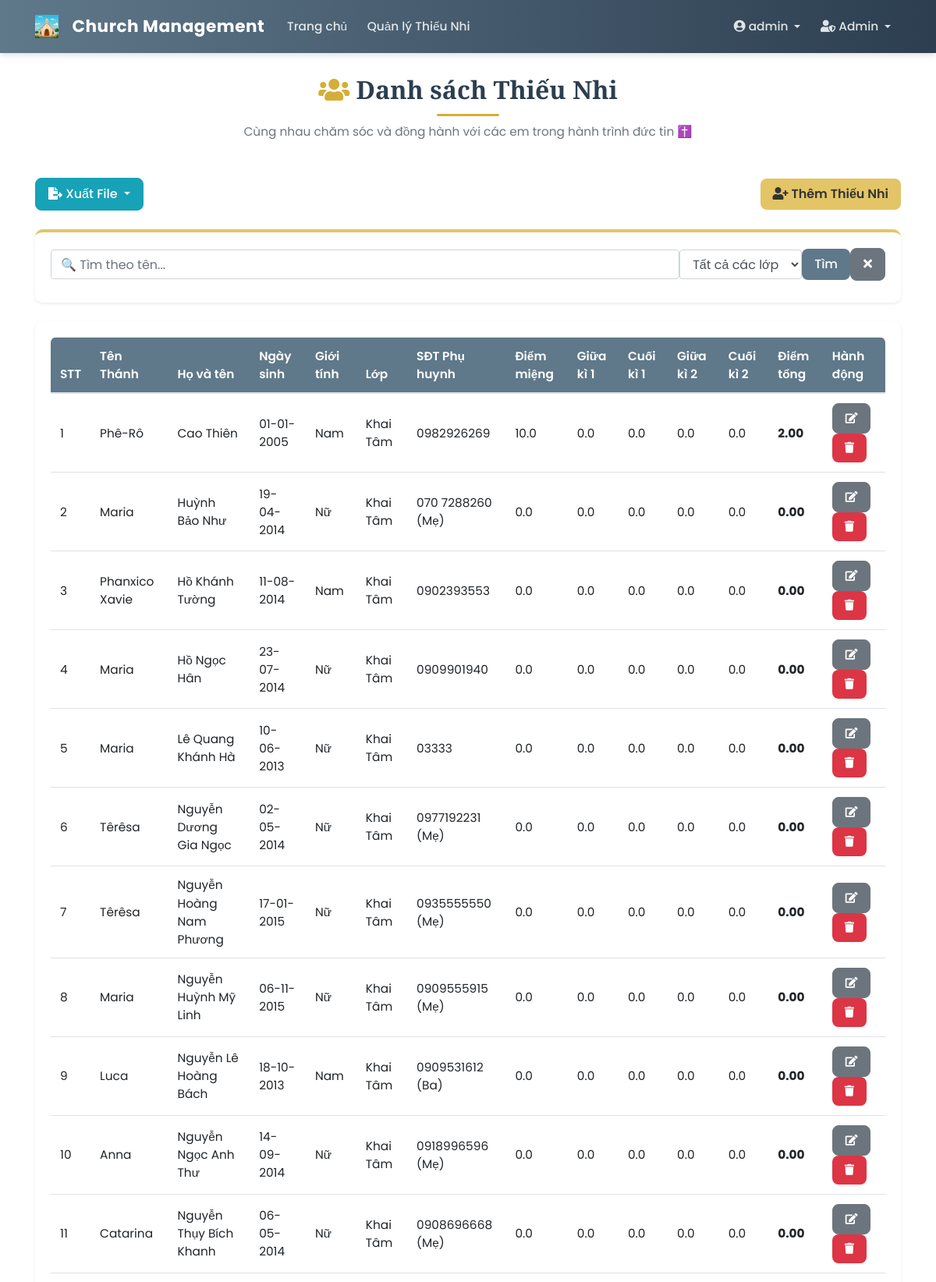
/students (signed in, upper part), run on the app's committed database.
### app/models/user.py (models this page shows, shortened)
class User(db.Model, UserMixin):
    __tablename__ = 'user'
    id = db.Column(db.Integer, primary_key=True)
    username = db.Column(db.String(20), unique=True, nullable=False)
    email = db.Column(db.String(120), unique=True, nullable=False)
    password_hash = db.Column(db.String(60), nullable=False)
    role = db.Column(db.String(50), nullable=False, default='guest')
    created_at = db.Column(db.DateTime, nullable=False, default=datetime.utcnow)
    profile = db.relationship(
        'UserProfile',
        back_populates='user',
        uselist=False,
        cascade='all, delete-orphan'
    )
    assigned_classes = db.relationship(
        'ClassModel',
        secondary=class_leaders_association,
        back_populates='leaders',
        lazy='dynamic'
    )
    announcements = db.relationship('Announcement', backref='author', lazy=True)
    feedbacks = db.relationship('Feedback', backref='sender', lazy=True)
    @property
    def password(self):
        """Ngăn chặn việc đọc trực tiếp mật khẩu."""
        raise AttributeError('password is not a readable attribute')
    def is_admin(self):
        return self.role == 'admin'

### app/models/student.py (models this page shows, shortened)
class Student(db.Model):
    __tablename__ = 'student'
    id = db.Column(db.Integer, primary_key=True)
    ten_thanh = db.Column(db.String(50), nullable=True) # Tên Thánh (Tùy chọn)
    full_name = db.Column(db.String(100), nullable=False) # Họ và Tên
    date_of_birth = db.Column(db.Date, nullable=False) # Ngày sinh
    gender = db.Column(db.String(10), nullable=False) # Giới tính ('Nam', 'Nữ')
    ho_ten_bo = db.Column(db.String(100), nullable=True)
    ho_ten_me = db.Column(db.String(100), nullable=True)
    sdt_phu_huynh = db.Column(db.String(15), nullable=True)
    class_id = db.Column(db.Integer, db.ForeignKey('class_model.id'), nullable=True)
    diem_mieng = db.Column(db.Float, nullable=True, default=0.0)
    diem_giua_ki_1 = db.Column(db.Float, nullable=True, default=0.0)
    diem_cuoi_ki_1 = db.Column(db.Float, nullable=True, default=0.0)
    diem_giua_ki_2 = db.Column(db.Float, nullable=True, default=0.0)
    diem_cuoi_ki_2 = db.Column(db.Float, nullable=True, default=0.0)
    @property
    def diem_tong(self):
        scores = [self.diem_mieng or 0, self.diem_giua_ki_1 or 0, self.diem_cuoi_ki_1 or 0,
                 self.diem_giua_ki_2 or 0, self.diem_cuoi_ki_2 or 0]
        return round(sum(scores) / 5, 2) if any(scores) else 0.0

### app/models/class_model.py (models this page shows, shortened)
class ClassModel(db.Model):
    __tablename__ = 'class_model'
    id = db.Column(db.Integer, primary_key=True)
    name = db.Column(db.String(100), unique=True, nullable=False)
    students = db.relationship('Student', backref='class_assigned', lazy='dynamic')
    leaders = db.relationship(
        'User',
        secondary=class_leaders_association,
        back_populates='assigned_classes',
        lazy='dynamic'
    )

### app/controllers/student_controller.py (the view)
@student_bp.route("/students", methods=['GET', 'POST'])
@login_required
def list_students():
    search_form = SearchStudentForm(request.form if request.method == 'POST' else request.args)
    if current_user.is_admin():
        classes = Class.query.order_by(Class.name).all()
        search_form.class_filter.choices = [('', 'Tất cả các lớp')] + [(str(c.id), c.name) for c in classes]
    elif current_user.role == 'guest':
        classes = Class.query.order_by(Class.name).all()
        search_form.class_filter.choices = [('', 'Tất cả các lớp')] + [(str(c.id), c.name) for c in classes]
    else:
        assigned_class_ids = [c.id for c in current_user.assigned_classes.all()]
        classes = Class.query.filter(Class.id.in_(assigned_class_ids)).order_by(Class.name).all()
        search_form.class_filter.choices = [('', 'Tất cả các lớp')] + [(str(c.id), c.name) for c in classes]
    query = Student.query.outerjoin(Class).order_by(Class.name, Student.full_name)
    if not current_user.is_admin() and current_user.role != 'guest':
        assigned_class_ids = [c.id for c in current_user.assigned_classes.all()]
        query = query.filter(Student.class_id.in_(assigned_class_ids))
    search_term = None
    class_id_filter = None
    if request.method == 'POST' and 'submit_search' in request.form and search_form.validate():
         search_term = search_form.search_term.data
         class_id_filter = search_form.class_filter.data
    elif request.method == 'GET':
        search_term = request.args.get('search_term', None)
        class_id_filter = request.args.get('class_filter', None)
        if search_term:
             search_form.search_term.data = search_term
        if class_id_filter:
             search_form.class_filter.data = class_id_filter
    if search_term:
        search_pattern = f"%{search_term}%"
        query = query.filter(or_(
            Student.full_name.ilike(search_pattern),
            Student.ten_thanh.ilike(search_pattern)
        ))
    if class_id_filter:
        try:
            query = query.filter(Student.class_id == int(class_id_filter))
        except ValueError:
            pass # Bỏ qua nếu class_id không phải số nguyên
    students = query.all()
    return render_template('students.html',
                           students=students,
                           title="Danh sách thiếu nhi",
                           search_form=search_form) # <-- Truyền form tìm kiếm ra template

### app/forms.py
class SearchStudentForm(FlaskForm):
    search_term = StringField('Tìm kiếm (Tên)', validators=[Optional()])
    class_filter = SelectField('Lọc theo lớp', choices=[('', 'Tất cả các lớp')], validators=[Optional()], default='')
    submit_search = SubmitField('Tìm')

### app/models/user.py (called while the page is built)
@login_manager.user_loader
def load_user(user_id):
    return User.query.get(int(user_id))

### app/templates/students.html (shortened to what this page needs)
{% extends "base.html" %}
{% block content %}
<link rel="stylesheet" href="{{ url_for('static', filename='css/student_list.css') }}">
<div class="page-header text-center mb-5">
  <h1 class="page-title"><i class="fas fa-users text-gold me-2"></i> Danh sách Thiếu Nhi</h1>
  <p class="text-muted">Cùng nhau chăm sóc và đồng hành với các em trong hành trình đức tin ✝️</p>
</div>
<div class="d-flex justify-content-between align-items-center mb-4 flex-wrap gap-2">
  <div class="dropdown">
    <button class="btn btn-info dropdown-toggle" type="button" id="exportDropdown" data-toggle="dropdown" aria-haspopup="true" aria-expanded="false">
      <i class="fas fa-file-export me-1"></i> Xuất File
    </button>
  </div>
  {% if current_user.role == 'admin' %}
  <a href="{{ url_for('student.add_student') }}" class="btn btn-success">
    <i class="fas fa-user-plus me-1"></i> Thêm Thiếu Nhi
  </a>
  {% endif %}
</div>
<div class="card shadow-sm mb-4 search-filter-card">
  <div class="card-body">
    {% if search_form %}
    <form method="POST" action="{{ url_for('student.list_students') }}" class="form-inline flex-wrap">
      <div class="form-group flex-grow-1 mb-2 me-2">
        {{ search_form.search_term(class="form-control w-100", placeholder="🔍 Tìm theo tên...") }}
      </div>
      <div class="form-group mb-2 me-2">
        {{ search_form.class_filter(class="form-control") }}
      </div>
      {{ search_form.submit_search(class="btn btn-primary mb-2 me-2") }}
      <a href="{{ url_for('student.list_students') }}" class="btn btn-secondary mb-2" title="Xóa bộ lọc">
        <i class="fas fa-times"></i>
      </a>
    </form>
    {% else %}
    <p class="text-muted">Form tìm kiếm không khả dụng.</p>
    {% endif %}
  </div>
</div>
<div class="card shadow-sm">
  <div class="card-body">
    <div class="table-responsive">
      <table class="table table-hover align-middle">
        <thead class="table-gold">
          <tr>
            <th>STT</th>
            <th>Tên Thánh</th>
            <th>Họ và tên</th>
            <th>Ngày sinh</th>
            <th>Giới tính</th>
            <th>Lớp</th>
            <th>SĐT Phụ huynh</th>
            <th>Điểm miệng</th>
            <th>Giữa kì 1</th>
            <th>Cuối kì 1</th>
            <th>Giữa kì 2</th>
            <th>Cuối kì 2</th>
            <th>Điểm tổng</th>
            {% if current_user.role == 'admin' or current_user.is_leader() %}
            <th>Hành động</th>
            {% endif %}
          </tr>
        </thead>
        <tbody>
          {% for student in students %}
          <tr>
            <td>{{ loop.index }}</td>
            <td>{{ student.ten_thanh or 'N/A' }}</td>
            <td>{{ student.full_name }}</td>
            <td>{{ student.date_of_birth.strftime('%d-%m-%Y') if student.date_of_birth else '' }}</td>
            <td>{{ student.gender }}</td>
            <td>{{ student.class_assigned.name if student.class_assigned else 'Chưa xếp lớp' }}</td>
            <td>{{ student.sdt_phu_huynh or 'N/A' }}</td>
            <td>{{ "%.1f"|format(student.diem_mieng or 0) }}</td>
            <td>{{ "%.1f"|format(student.diem_giua_ki_1 or 0) }}</td>
            <td>{{ "%.1f"|format(student.diem_cuoi_ki_1 or 0) }}</td>
            <td>{{ "%.1f"|format(student.diem_giua_ki_2 or 0) }}</td>
            <td>{{ "%.1f"|format(student.diem_cuoi_ki_2 or 0) }}</td>
            <td><strong>{{ "%.2f"|format(student.diem_tong) }}</strong></td>
            {% if current_user.role == 'admin' or current_user.is_leader() %}
            <td>
              <a href="{{ url_for('main_routes.edit_student', student_id=student.id) }}" class="btn btn-secondary btn-sm" title="Sửa"><i class="fas fa-edit"></i></a>
              <form
                  action="{{ url_for('main_routes.delete_student', student_id=student.id) }}"
                  method="POST"
                  class="d-inline"
                  onsubmit="return confirm('Bạn có chắc chắn muốn xóa thiếu nhi {{ student.full_name|escape }}?');">
                <button type="submit" class="btn btn-danger btn-sm" title="Xóa">
                  <i class="fas fa-trash"></i>
                </button>
              </form>
            </td>
            {% endif %}
          </tr>
          {% else %}
          <tr>
            <td colspan="{{ 13 if current_user.role == 'admin' or current_user.is_leader() else 12 }}" class="text-center text-muted py-4">
              ⛪ Không có dữ liệu thiếu nhi nào.
            </td>
          </tr>
          {% endfor %}
        </tbody>
      </table>
    </div>
  </div>
</div>
{% endblock content %}

### app/templates/base.html (shortened to what this page needs)
<!DOCTYPE html>
<html lang="vi">
<head>
    <link rel="stylesheet" href="https://stackpath.bootstrapcdn.com/bootstrap/4.5.2/css/bootstrap.min.css">
    <link rel="stylesheet" href="https://cdnjs.cloudflare.com/ajax/libs/font-awesome/5.15.3/css/all.min.css">
    <link rel="stylesheet" href="{{ url_for('static', filename='css/style.css') }}">
</head>
<body>
    <header class="site-header">
        <nav class="navbar navbar-expand-lg navbar-dark custom-navbar fixed-top">
            <div class="container">
                <a class="navbar-brand d-flex align-items-center" href="{{ url_for('main_routes.home') }}">
                <img src="{{ url_for('static', filename='img/Church.png') }}" alt="Church" class="Church mr-2" style="height: 30px; width: auto;">
                <span class="brand-text">Church Management</span>
            </a>
                <div class="collapse navbar-collapse" id="navbarToggle">
                    <ul class="navbar-nav mr-auto">
                        {% if current_user.is_authenticated %}
                            <li class="nav-item"><a class="nav-link" href="{{ url_for('main_routes.home') }}">Trang chủ</a></li>
                            <li class="nav-item"><a class="nav-link" href="{{ url_for('student.list_students') }}">Quản lý Thiếu Nhi</a></li>
                        {% endif %}
                    </ul>
                    <ul class="navbar-nav ml-auto">
                        {% if current_user.is_authenticated %}
                            <li class="nav-item dropdown">
                                <a class="nav-link dropdown-toggle" href="#" id="accountDropdown" data-toggle="dropdown">
                                    <i class="fas fa-user-circle"></i> {{ current_user.username }}
                                </a>
                            </li>
                            {% if current_user.role == 'admin' %}
                            <li class="nav-item dropdown">
                                <a class="nav-link dropdown-toggle" href="#" id="adminDropdown" data-toggle="dropdown">
                                    <i class="fas fa-user-shield"></i> Admin
                                </a>
                            </li>
                            {% endif %}
                        {% else %}
                            <li class="nav-item"><a class="nav-link" href="{{ url_for('auth.login') }}">Đăng nhập</a></li>
                            <li class="nav-item"><a class="nav-link" href="{{ url_for('auth.register') }}">Đăng ký</a></li>
                        {% endif %}
                    </ul>
                </div>
            </div>
        </nav>
    </header>
    <main class="main-content container mt-5 pt-5">
        {% block content %}{% endblock %}
    </main>
</body>
</html>

### app/static/css/style.css (style rules this page uses)
:root { --primary-color: #8a7b5f; --secondary-color: #5f788a; --dark-color: #2c3e50; --light-color: #fdfdfd; --soft-gold: #d4af37; --muted-gray: #6c757d; --light-bg: #f8f9fa; --shadow: 0 4px 12px rgba(0, 0, 0, 0.08); --border-radius: 0.5rem; }
body { font-family: 'Poppins', sans-serif; background: linear-gradient( rgba(255, 255, 255, 0.98), rgba(255, 255, 255, 0.97) ), url('https://source.unsplash.com/1600x900/?church,stained-glass,light,cathedral'); background-size: cover; background-attachment: fixed; background-position: center; color: var(--dark-color); display: flex; flex-direction: column; min-height: 100vh; font-size: 0.96rem; }
a { color: var(--secondary-color); text-decoration: none; transition: color 0.2s ease-in-out; }
h1, h2, h3, h4, h5 { font-family: 'Playfair Display', serif; font-weight: 600; color: var(--dark-color); }
h1 { text-align: center; font-size: 2rem; position: relative; }
h1::after { content: ""; display: block; width: 80px; height: 3px; background: var(--soft-gold); margin: 12px auto 0; border-radius: 3px; }
.custom-navbar { background: linear-gradient(90deg, var(--secondary-color), var(--dark-color)); box-shadow: 0 2px 8px rgba(0,0,0,0.15); padding: 0.8rem 1rem; }
.brand-text { font-weight: 700; font-size: 1.35rem; color: #fff; margin-left: 0.6rem; letter-spacing: 0.5px; }
.nav-link { color: rgba(255, 255, 255, 0.85) !important; font-weight: 500; transition: color 0.2s; margin: 0 0.3rem; }
.card { background-color: #fff; border: none; border-radius: var(--border-radius); box-shadow: var(--shadow); margin-bottom: 1.5rem; transition: transform 0.2s ease; }
.table { background: #fff; border-radius: var(--border-radius); overflow: hidden; }
.table thead th { background-color: var(--secondary-color); color: #fff; font-weight: 600; }
.btn { font-weight: 500; border-radius: var(--border-radius); padding: 0.5rem 1rem; transition: all 0.2s ease; }
.btn-primary { background-color: var(--secondary-color); border: none; color: white; }
.btn-success { background-color: #28a745; border: none; }
.btn-danger { background-color: #dc3545; border: none; }

### app/static/css/student_list.css (style rules this page uses)
body { background: linear-gradient(rgba(255,255,255,0.94), rgba(255,255,255,0.97)), url('https://source.unsplash.com/1600x900/?church,light,children'); background-size: cover; background-attachment: fixed; font-family: 'Poppins', sans-serif; color: #333; }
.page-title { font-weight: 600; color: #2c3e50; }
.text-gold { color: #d4af37; }
.table-gold { background-color: #e3c567; color: #333; }
.card { border: none; border-radius: 10px; background: rgba(255,255,255,0.95); }
.search-filter-card { border-top: 4px solid #e3c567; }
.btn-success { background-color: #e3c567; border: none; color: #333; font-weight: 600; }
.table th, .table td { vertical-align: middle; }

### data on the page
User: username "admin"
Student: ten_thanh "Phê-Rô", full_name "Cao Thiên", date_of_birth "01-01-2005", gender "Nam", class_assigned "Khai Tâm", sdt_phu_huynh "0982926269", diem_mieng "10.0", diem_giua_ki_1 "0.0", diem_cuoi_ki_1 "0.0", diem_giua_ki_2 "0.0", diem_cuoi_ki_2 "0.0", diem_tong "2.00"
Student: ten_thanh "Maria", full_name "Huỳnh Bảo Như", date_of_birth "19-04-2014", gender "Nữ", class_assigned "Khai Tâm", sdt_phu_huynh "070 7288260 (Mẹ)", diem_mieng "0.0", diem_giua_ki_1 "0.0", diem_cuoi_ki_1 "0.0", diem_giua_ki_2 "0.0", diem_cuoi_ki_2 "0.0", diem_tong "0.00"
Student: ten_thanh "Phanxico Xavie", full_name "Hồ Khánh Tường", date_of_birth "11-08-2014", gender "Nam", class_assigned "Khai Tâm", sdt_phu_huynh "0902393553", diem_mieng "0.0", diem_giua_ki_1 "0.0", diem_cuoi_ki_1 "0.0", diem_giua_ki_2 "0.0", diem_cuoi_ki_2 "0.0", diem_tong "0.00"
Student: ten_thanh "Maria", full_name "Hồ Ngọc Hân", date_of_birth "23-07-2014", gender "Nữ", class_assigned "Khai Tâm", sdt_phu_huynh "0909901940", diem_mieng "0.0", diem_giua_ki_1 "0.0", diem_cuoi_ki_1 "0.0", diem_giua_ki_2 "0.0", diem_cuoi_ki_2 "0.0", diem_tong "0.00"
Student: ten_thanh "Maria", full_name "Lê Quang Khánh Hà", date_of_birth "10-06-2013", gender "Nữ", class_assigned "Khai Tâm", sdt_phu_huynh "03333", diem_mieng "0.0", diem_giua_ki_1 "0.0", diem_cuoi_ki_1 "0.0", diem_giua_ki_2 "0.0", diem_cuoi_ki_2 "0.0", diem_tong "0.00"
Student: ten_thanh "Têrêsa", full_name "Nguyễn Dương Gia Ngọc", date_of_birth "02-05-2014", gender "Nữ", class_assigned "Khai Tâm", sdt_phu_huynh "0977192231 (Mẹ)", diem_mieng "0.0", diem_giua_ki_1 "0.0", diem_cuoi_ki_1 "0.0", diem_giua_ki_2 "0.0", diem_cuoi_ki_2 "0.0", diem_tong "0.00"
Student: ten_thanh "Têrêsa", full_name "Nguyễn Hoàng Nam Phương", date_of_birth "17-01-2015", gender "Nữ", class_assigned "Khai Tâm", sdt_phu_huynh "0935555550 (Mẹ)", diem_mieng "0.0", diem_giua_ki_1 "0.0", diem_cuoi_ki_1 "0.0", diem_giua_ki_2 "0.0", diem_cuoi_ki_2 "0.0", diem_tong "0.00"
Student: ten_thanh "Maria", full_name "Nguyễn Huỳnh Mỹ Linh", date_of_birth "06-11-2015", gender "Nữ", class_assigned "Khai Tâm", sdt_phu_huynh "0909555915 (Mẹ)", diem_mieng "0.0", diem_giua_ki_1 "0.0", diem_cuoi_ki_1 "0.0", diem_giua_ki_2 "0.0", diem_cuoi_ki_2 "0.0", diem_tong "0.00"
Student: ten_thanh "Luca", full_name "Nguyễn Lê Hoàng Bách", date_of_birth "18-10-2013", gender "Nam", class_assigned "Khai Tâm", sdt_phu_huynh "0909531612 (Ba)", diem_mieng "0.0", diem_giua_ki_1 "0.0", diem_cuoi_ki_1 "0.0", diem_giua_ki_2 "0.0", diem_cuoi_ki_2 "0.0", diem_tong "0.00"
Student: ten_thanh "Anna", full_name "Nguyễn Ngọc Anh Thư", date_of_birth "14-09-2014", gender "Nữ", class_assigned "Khai Tâm", sdt_phu_huynh "0918996596 (Mẹ)", diem_mieng "0.0", diem_giua_ki_1 "0.0", diem_cuoi_ki_1 "0.0", diem_giua_ki_2 "0.0", diem_cuoi_ki_2 "0.0", diem_tong "0.00"
Student: ten_thanh "Catarina", full_name "Nguyễn Thụy Bích Khanh", date_of_birth "06-05-2014", gender "Nữ", class_assigned "Khai Tâm", sdt_phu_huynh "0908696668 (Mẹ)", diem_mieng "0.0", diem_giua_ki_1 "0.0", diem_cuoi_ki_1 "0.0", diem_giua_ki_2 "0.0", diem_cuoi_ki_2 "0.0", diem_tong "0.00"
